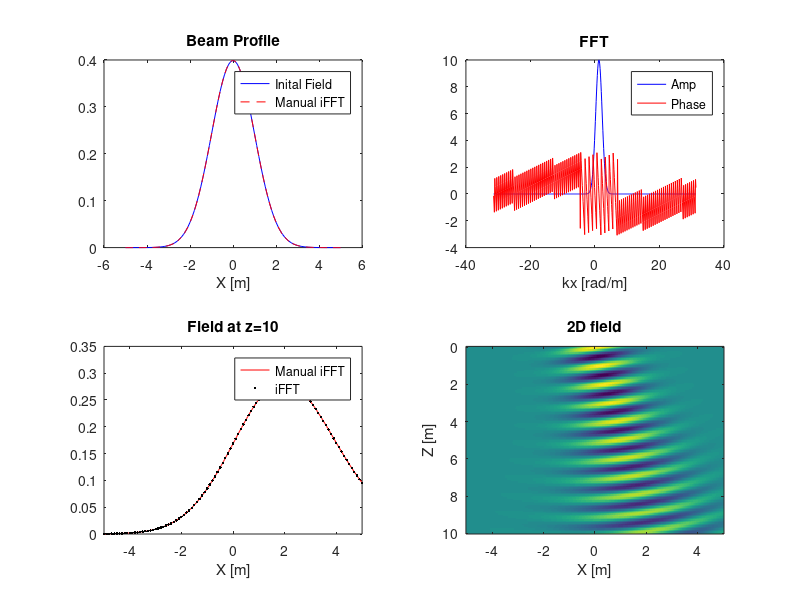

Here is the MATLAB script that generated this plot:
%%
%
%

% AddKwave;
clear all

% pad dimension
pad_dimension = 2^9;

% spatial coordinates
dx = 0.1;                   % [m]
spatial_sampling = 1/dx;    % [1/m]

% switch 
width = 5;
x = -5:dx:5; % [m]
N = length(x);

% incident field
zpad = zeros(1, (pad_dimension-N));
field_type = 'G';
switch field_type
    case 'G' % Gaussian
        incident_field = normpdf(x, 0,  1); 
    case 'S' % Square
        incident_field = zeros(size(x));
        incident_field(25:75) = 1;
%         incident_field([1:5, end-4:end]) = [0:0.2:0.8, 0.8:-0.2:0];
    case 'P' % point
        incident_field = normpdf(x, 0,  dx);
end
padded_incident_field = [incident_field, zpad];
padded_incident_field = padded_incident_field .* exp(1i *...
linspace(-10*pi, 10*pi, length(padded_incident_field)));

%==========================================================================
%   PLOTTING
%==========================================================================

% get fourier coefficients
fourier_coeff = fftshift(fft(padded_incident_field));

% wavelength/medium properties
frequency = 1;
omega = 2*pi*frequency;
sound_speed = 1;

k = omega/sound_speed;
k_x = 2*pi * spatial_sampling...
    *(((-pad_dimension/2)):(pad_dimension/2)-1) ...
    /pad_dimension;
k_z = sqrt(k^2 - k_x.^2);

% grid to sample output field over (i.e -> from ElasticMatrix)
samples = 256;
x_range = linspace(-5+width, 5+width, samples);
z_range = linspace(0,10, samples/2);
[X, Z] = meshgrid( x_range, z_range);

% sum plane waves to create wave field
field = zeros(size(X));

for idx = 1:length(k_x) 
    % wave field
    field = field + fourier_coeff(idx) ...
        * exp(1i * (k_x(idx).*X + k_z(idx).*Z));    
end

% sum and normalise
field = field ./ pad_dimension;

% propogate field in k-space
prop_field = fourier_coeff .*exp(1i.*k_z*max(z_range));
field_ifft = ifft(ifftshift(prop_field));

%==========================================================================
%   PLOTTING
%==========================================================================

% plot incident field
figure(1);

% incident field and reconstructed field
subplot(2,2,1)
hold off
plot(x, abs(incident_field),'b-')
hold on
plot(x_range-width, abs(field(1,:)),'r--')
xlabel('X [m]')
title('Beam Profile')
legend('Inital Field', 'Manual iFFT')

% FFT spectrum
subplot(2,2,2)
plot(k_x, abs(fourier_coeff),'b')
xlabel('kx [rad/m]')
title('FFT')
hold on
plot(k_x, angle(fourier_coeff), 'r')
hold off
xlabel('kx [rad/m]')
legend('Amp', 'Phase')

% reconstrcuted plane at Z
subplot(2,2,3)
hold off
plot(x_range-width, abs(field(end,:)),'r-')
hold on
plot((0:dx:(dx*(pad_dimension-1)))-width, abs(field_ifft), 'k.')
xlabel('X [m]')
legend('Manual iFFT', 'iFFT')
title('Field at z=10')
xlim([-5 5])

subplot(2,2,4)
imagesc(x_range-width, z_range, real(field))
% caxis([-1 1])
xlabel('X [m]')
ylabel('Z [m]')
title('2D field')
% caxis([-1 1])



